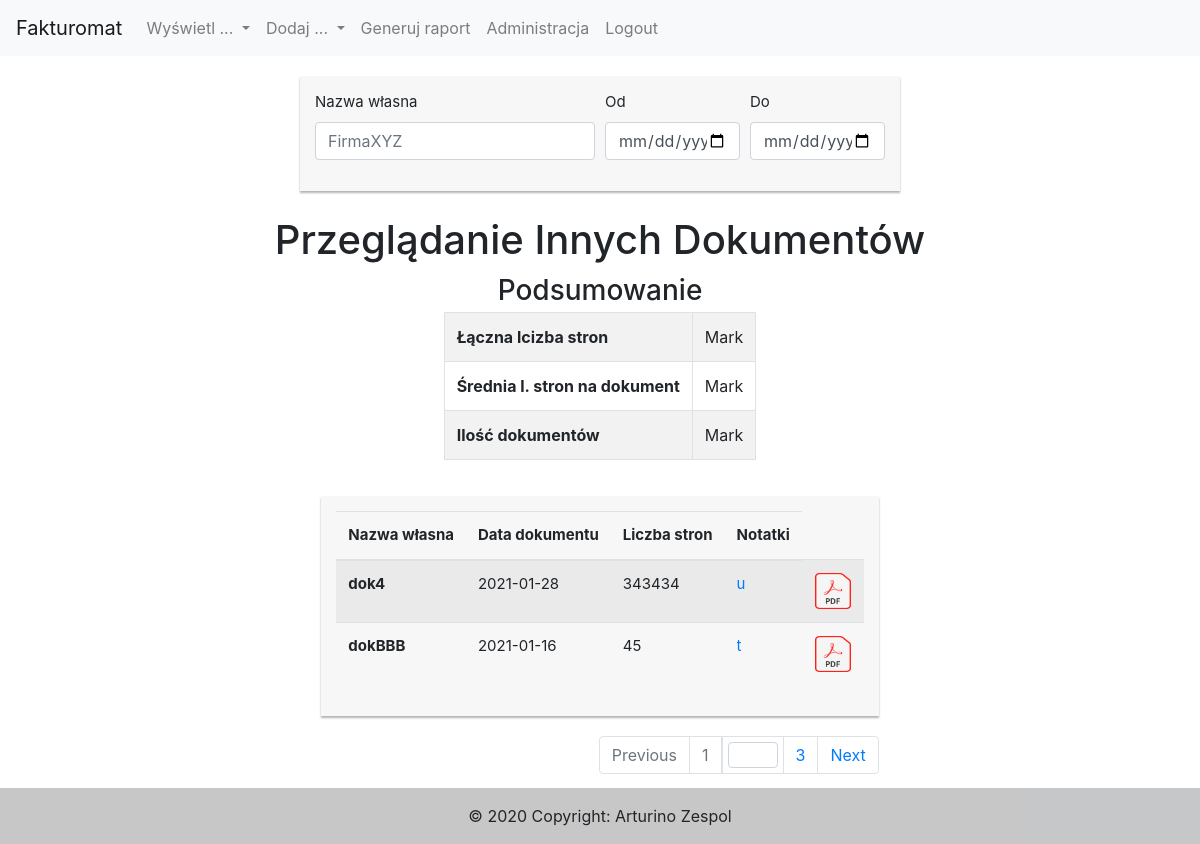
/index.php?action=otherDocuments-show (signed in), run on the app's committed database.
### tables this page shows
CREATE TABLE `otherdocuments` (
  `id` int(11) NOT NULL,
  `name` varchar(255) NOT NULL,
  `date` date NOT NULL,
  `numOfPage` int(11) NOT NULL,
  `notes` text NOT NULL
);

### models/repositories/OtherDocumentsRepository.php (called while the page is built, shortened)
<?php
class OtherDocumentsRepository
{
    public function getAll( $limit = 0, $order="date") {
        global $config;
        $pdo = new PDO($config['dsn'], $config['login'], $config['password']);
        $query = "SELECT *
                FROM `otherdocuments` as `o`
                ORDER BY $order DESC".($limit != 0 ? " LIMIT $limit" : "");
        $sth = $pdo->prepare($query);
        $sth->execute();
        $result = $sth->fetchAll(PDO::FETCH_CLASS, "OtherDocuments");
        return $result;
    }
}

### models/OtherDocuments.php (called while the page is built, shortened)
<?php
class OtherDocuments implements JsonSerializable
{
    private $id;
    private $name;
    private $date;
    private $numOfPage;
    private $notes;
    public function getId()
    {
        return $this->id;
    }
    public function getName()
    {
        return $this->name;
    }
    public function getDate()
    {
        return $this->date;
    }
    public function getNumOfPage()
    {
        return $this->numOfPage;
    }
    public function getNotes()
    {
        return $this->notes;
    }
    public function jsonSerialize()
    {
        $vars = get_object_vars($this);
        return $vars;
    }
}

### views/otherDocs/OtherDocumentsIndexView.php (the view, shortened to what this page needs)
<?php
class otherDocumentsIndexView
{
    public static function render( $recordsMainTable, $numberOfRecordsInDB, $reportData = [])
    {
        $id = "otherDocumentsIndex";
        ?>
        <?= Layout::header() ?>
            <div class="row">
                <div class="col"></div>
                <div class="col-md col-md-auto">
                    <div id="<?= $id ?>SearchBox" class="my-search-box">
                        <form id="<?= $id ?>SearchForm_">
                            <div class="form-row">
                                <div class="form-group col-lg-6 col-md-12">
                                    <label for="SearchForm_name">Nazwa własna</label>
                                    <input id="SearchForm_name" maxlength="30" type="text" class="form-control" pattern="^[\d\w]*$" placeholder="FirmaXYZ" onfocusout="filterDataInInvoiceSaleIndexTable();">
                                </div>
                                <div class="form-group col-lg-3  col-md-6">
                                    <label for="SearchForm_dateAddStart">Od</label>
                                    <input id="SearchForm_dateAddStart" type="date" class="form-control" oninput="filterDataInInvoiceSaleIndexTable();">
                                </div>
                                <div class="form-group col-lg-3  col-md-6">
                                    <label for="SearchForm_dateAddEnd">Do</label>
                                    <input id="SearchForm_dateAddEnd" type="date" class="form-control" oninput="filterDataInInvoiceSaleIndexTable();">
                                </div>
                            </div>
                        </form>
                    </div>
                </div>
                <div class="col"></div>
            </div>
            <div class="row">
                <div class="col"></div>
                <div class="col-md col-md-auto">
                    <h1 class="title">Przeglądanie Innych Dokumentów</h1>
                </div>
                <div class="col"></div>
                <div class="col"></div>
                <div class="col-md col-md-auto">
                    <h3 class="title">Podsumowanie</h3>
                    <table class="table table-striped table-bordered">
                        <tbody>
                        <tr>
                            <th scope="row">Łączna lcizba stron</th>
                            <td>Mark</td>
                        </tr>
                        <tr>
                            <th scope="row">Średnia l. stron na dokument</th>
                            <td>Mark</td>
                        </tr>
                        <tr>
                            <th scope="row">Ilość dokumentów</th>
                            <td>Mark</td>
                        </tr>
                        </tbody>
                    </table>
                </div>
                <div class="col"></div>
            </div>
            <div class="row">
                <div class="col"></div>
                <div class="col-md col-md-auto">
                    <div id="invoice-sale-index" class="my-form-box">
                        <table id="<?= $id ?>Table" class="table table-striped">
                            <thead>
                            <tr>
                                <th scope="col">Nazwa własna</th>
                                <th scope="col">Data dokumentu</th>
                                <th scope="col">Liczba stron</th>
                                <th scope="col" class="showDataIndexTableWider">Notatki</th>
                            </tr>
                            </thead>
                            <tbody>
                                <?php
                                    foreach ($recordsMainTable as $val) {
                                        echo '<tr>';
                                        echo '<th scope="row">'.$val->getName().'</th>';
                                        echo '<td class="">'.$val->getDate().'</td>';
                                        echo '<td class="">'.$val->getNumOfPage().'</td>';
                                        echo '<td class="showDataIndexTableWider"><a href="#" class="notate-tablefield" data-toggle="modal" data-target="#'.$id.'Modal" onclick=\'changeDataInModal('
                                            .json_encode($val)
                                            .');\'>'.$val->getNotes().'</a></td>';
                                        echo '<td class="showDataIndexTableWider"><a class="btn" href="index.php?action=getFile&fileType=otherDocs&fileNumber='
                                            .$val->getId()
                                            .'"><img class="pdfIcon" src="./images/pdf_image.png"></a></td>';
                                        echo '</tr>';
                                    }
                                ?>
                            </tbody>
                        </table>
                    </div>
                    <nav id="Nav" class="my-navs" aria-label="...">
                        <ul class="pagination justify-content-end">
                            <li id="NavPrev" class="page-item disabled">
                                <button  class="page-link" onclick="changePageInInvoiceSaleIndexTable('prev');" aria-disabled="true">Previous</button>
                            </li>
                            <li id="NavFirst" class="page-item disabled">
                                <button  class="page-link" onclick="changePageInInvoiceSaleIndexTable('1');" aria-disabled="true" >1</button>
                            </li>
                            <li class="page-item" aria-current="page">
                                <a id="NavPageSelector" class="page-link" href="#">
                                    <input type="number" maxlength="4" min="1" class="form-control" oninput="changePageInInvoiceSaleIndexTable(this.value);">
                                </a>
                            </li>
                            <li id="NavLast" class="page-item">
                                <button  class="page-link" onclick="changePageInInvoiceSaleIndexTable('0');"><?= $numberOfRecordsInDB ?></button>
                            </li>
                            <li id="NavNext" class="page-item">
                                <button  class="page-link" onclick="changePageInInvoiceSaleIndexTable('next');">Next</button>
                            </li>
                        </ul>
                    </nav>
                </div>
                <div class="col"></div>
            </div>
        <?= Layout::footer() ?>
        <?php
        $html = ob_get_clean();
        return $html;
    }
}
?>

### styles.css (style rules this page uses)
#form-control, .btn { min-height: 38px; border-radius: 2px; }
.my-form-box { background: #f7f7f7; font-size: 15px; margin: 20px; box-shadow: 0px 2px 2px rgba(0, 0, 0, 0.3); padding: 15px; }
.title { text-align: center; margin: 5px; }
.my-search-box { background: #f7f7f7; font-size: 15px; margin: 20px; box-shadow: 0px 2px 2px rgba(0, 0, 0, 0.3); padding: 15px; max-width: 600px; }
.notate-tablefield { overflow: hidden; text-overflow: ellipsis; display: block; width: 50px; }
th.showDataIndexTableWider,td.showDataIndexTableWider { display: none; }
@media (min-width: 992px) { th.showDataIndexTableWider,td.showDataIndexTableWider { display: table-cell; } }
td.showDataIndexTableWider a.btn { margin: 0px; padding: 0px; }
.pdfIcon { width: 36px; height: 36px; }
.my-navs { margin: 20px; }
#NavPageSelector { margin: 0px; padding: 5px; }
#NavPageSelector input { margin: 0px; padding: 5px; width: 50px; height: 26px; }

### data on the page
otherdocuments: name "dok4", date "2021-01-28", numOfPage "343434", notes "u"
otherdocuments: name "dokBBB", date "2021-01-16", numOfPage "45", notes "t"

### other printed values
$numberOfRecordsInDB "3"
